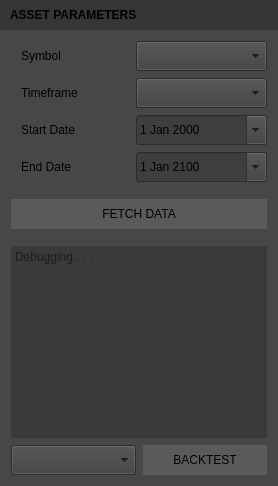
            <widget class="QWidget" name="widget_47" native="true">
             <property name="styleSheet">
              <string notr="true">QWidget	{
	background-color: rgb(71, 71, 71);
}</string>
             </property>
             <layout class="QVBoxLayout" name="verticalLayout_41">
              <property name="spacing">
               <number>0</number>
              </property>
              <property name="leftMargin">
               <number>0</number>
              </property>
              <property name="topMargin">
               <number>0</number>
              </property>
              <property name="rightMargin">
               <number>0</number>
              </property>
              <property name="bottomMargin">
               <number>0</number>
              </property>
              <item>
               <widget class="QLabel" name="label_64">
                <property name="minimumSize">
                 <size>
                  <width>0</width>
                  <height>30</height>
                 </size>
                </property>
                <property name="maximumSize">
                 <size>
                  <width>16777215</width>
                  <height>30</height>
                 </size>
                </property>
                <property name="font">
                 <font>
                  <bold>true</bold>
                 </font>
                </property>
                <property name="styleSheet">
                 <string notr="true">background-color: rgb(54, 54, 54);</string>
                </property>
                <property name="text">
                 <string>ASSET PARAMETERS</string>
                </property>
                <property name="alignment">
                 <set>Qt::AlignmentFlag::AlignLeading|Qt::AlignmentFlag::AlignLeft|Qt::AlignmentFlag::AlignVCenter</set>
                </property>
                <property name="indent">
                 <number>10</number>
                </property>
               </widget>
              </item>
              <item>
               <widget class="QWidget" name="widget_44" native="true">
                <property name="sizePolicy">
                 <sizepolicy hsizetype="Preferred" vsizetype="Fixed">
                  <horstretch>0</horstretch>
                  <verstretch>0</verstretch>
                 </sizepolicy>
                </property>
                <property name="styleSheet">
                 <string notr="true">/* Global QComboBox styles */
QComboBox {
    background-color: rgb(62, 62, 62); /* Default background color */
    padding-left: 10px; /* Space on the left */
}

/* Hover effect for QComboBox */
QComboBox:hover {
    background-color: #d0d0d0; /* Background color on hover */
}

/* Pressed (clicked) effect for QComboBox */
QComboBox:pressed {
    background-color: #b0b0b0; /* Background color when clicked */
}

/* For the popup list */
QComboBox QAbstractItemView {
    border: 1px solid #a0a0a0; /* Optional: Add border to the popup */
    selection-background-color: #0078d7; /* Background color for selected items */
    selection-color: #fff; /* Text color for selected items */
}

/* Highlighting the item when hovered in the popup */
QComboBox QAbstractItemView::item:hover {
    background-color: #0078d7; /* Background color on hover */
    color: #fff; /* Text color on hover */
}</string>
                </property>
                <layout class="QVBoxLayout" name="verticalLayout_38">
                 <property name="spacing">
                  <number>7</number>
                 </property>
                 <property name="leftMargin">
                  <number>11</number>
                 </property>
                 <property name="topMargin">
                  <number>11</number>
                 </property>
                 <property name="rightMargin">
                  <number>11</number>
                 </property>
                 <property name="bottomMargin">
                  <number>11</number>
                 </property>
                 <item>
                  <widget class="QWidget" name="widget_42" native="true">
                   <property name="maximumSize">
                    <size>
                     <width>16777215</width>
                     <height>30</height>
                    </size>
                   </property>
                   <layout class="QHBoxLayout" name="horizontalLayout_35">
                    <property name="spacing">
                     <number>0</number>
                    </property>
                    <property name="leftMargin">
                     <number>0</number>
                    </property>
                    <property name="topMargin">
                     <number>0</number>
                    </property>
                    <property name="rightMargin">
                     <number>0</number>
                    </property>
                    <property name="bottomMargin">
                     <number>0</number>
                    </property>
                    <item>
                     <widget class="QLabel" name="label_65">
                      <property name="minimumSize">
                       <size>
                        <width>125</width>
                        <height>30</height>
                       </size>
                      </property>
                      <property name="maximumSize">
                       <size>
                        <width>125</width>
                        <height>30</height>
                       </size>
                      </property>
                      <property name="text">
                       <string>Symbol</string>
                      </property>
                      <property name="indent">
                       <number>10</number>
                      </property>
                     </widget>
                    </item>
                    <item>
                     <widget class="QComboBox" name="ml_symbol_selection_Combobox">
                      <property name="minimumSize">
                       <size>
                        <width>0</width>
                        <height>30</height>
                       </size>
                      </property>
                      <property name="maximumSize">
                       <size>
                        <width>16777215</width>
                        <height>30</height>
                       </size>
                      </property>
                     </widget>
                    </item>
                   </layout>
                  </widget>
                 </item>
                 <item>
                  <widget class="QWidget" name="widget_46" native="true">
                   <property name="maximumSize">
                    <size>
                     <width>16777215</width>
                     <height>30</height>
                    </size>
                   </property>
                   <layout class="QHBoxLayout" name="horizontalLayout_36">
                    <property name="spacing">
                     <number>0</number>
                    </property>
                    <property name="leftMargin">
                     <number>0</number>
                    </property>
                    <property name="topMargin">
                     <number>0</number>
                    </property>
                    <property name="rightMargin">
                     <number>0</number>
                    </property>
                    <property name="bottomMargin">
                     <number>0</number>
                    </property>
                    <item>
                     <widget class="QLabel" name="label_66">
                      <property name="minimumSize">
                       <size>
                        <width>125</width>
                        <height>30</height>
                       </size>
                      </property>
                      <property name="maximumSize">
                       <size>
                        <width>125</width>
                        <height>30</height>
                       </size>
                      </property>
                      <property name="text">
                       <string>Timeframe</string>
                      </property>
                      <property name="indent">
                       <number>10</number>
                      </property>
                     </widget>
                    </item>
                    <item>
                     <widget class="QComboBox" name="ml_timeframe_selection_Combobox">
                      <property name="minimumSize">
                       <size>
                        <width>0</width>
                        <height>30</height>
                       </size>
                      </property>
                      <property name="maximumSize">
                       <size>
                        <width>16777215</width>
                        <height>30</height>
                       </size>
                      </property>
                     </widget>
                    </item>
                   </layout>
                  </widget>
                 </item>
                 <item>
                  <widget class="QWidget" name="widget_48" native="true">
                   <property name="minimumSize">
                    <size>
                     <width>0</width>
                     <height>30</height>
                    </size>
                   </property>
                   <property name="maximumSize">
                    <size>
                     <width>16777215</width>
                     <height>30</height>
                    </size>
                   </property>
                   <layout class="QHBoxLayout" name="horizontalLayout_37">
                    <property name="spacing">
                     <number>0</number>
                    </property>
                    <property name="leftMargin">
                     <number>0</number>
                    </property>
                    <property name="topMargin">
                     <number>0</number>
                    </property>
                    <property name="rightMargin">
                     <number>0</number>
                    </property>
                    <property name="bottomMargin">
                     <number>0</number>
                    </property>
                    <item>
                     <widget class="QLabel" name="label_67">
                      <property name="minimumSize">
                       <size>
                        <width>125</width>
                        <height>30</height>
                       </size>
                      </property>
                      <property name="maximumSize">
                       <size>
                        <width>125</width>
                        <height>30</height>
                       </size>
                      </property>
                      <property name="text">
                       <string>Start Date</string>
                      </property>
                      <property name="indent">
                       <number>10</number>
                      </property>
                     </widget>
                    </item>
                    <item>
                     <widget class="QDateEdit" name="ml_startdate_Dateedit">
                      <property name="minimumSize">
                       <size>
                        <width>0</width>
                        <height>30</height>
                       </size>
                      </property>
                      <property name="maximumSize">
                       <size>
                        <width>16777215</width>
                        <height>30</height>
                       </size>
                      </property>
                      <property name="styleSheet">
                       <string notr="true">background-color: rgb(62, 62, 62);</string>
                      </property>
                      <property name="frame">
                       <bool>true</bool>
                      </property>
                      <property name="alignment">
                       <set>Qt::AlignmentFlag::AlignLeading|Qt::AlignmentFlag::AlignLeft|Qt::AlignmentFlag::AlignVCenter</set>
                      </property>
                      <property name="dateTime">
                       <datetime>
                        <hour>16</hour>
                        <minute>0</minute>
                        <second>0</second>
                        <year>2000</year>
                        <month>1</month>
                        <day>1</day>
                       </datetime>
                      </property>
                      <property name="minimumDate">
                       <date>
                        <year>1899</year>
                        <month>12</month>
                        <day>27</day>
                       </date>
                      </property>
                      <property name="calendarPopup">
                       <bool>true</bool>
                      </property>
                      <property name="timeSpec">
                       <enum>Qt::TimeSpec::LocalTime</enum>
                      </property>
                      <property name="date">
                       <date>
                        <year>2000</year>
                        <month>1</month>
                        <day>1</day>
                       </date>
                      </property>
                     </widget>
                    </item>
                   </layout>
                  </widget>
                 </item>
                 <item>
                  <widget class="QWidget" name="widget_49" native="true">
                   <property name="minimumSize">
                    <size>
                     <width>0</width>
                     <height>30</height>
                    </size>
                   </property>
                   <property name="maximumSize">
                    <size>
                     <width>16777215</width>
                     <height>30</height>
                    </size>
                   </property>
                   <layout class="QHBoxLayout" name="horizontalLayout_38">
                    <property name="spacing">
                     <number>0</number>
                    </property>
                    <property name="leftMargin">
                     <number>0</number>
                    </property>
                    <property name="topMargin">
                     <number>0</number>
                    </property>
                    <property name="rightMargin">
                     <number>0</number>
                    </property>
                    <property name="bottomMargin">
                     <number>0</number>
                    </property>
                    <item>
                     <widget class="QLabel" name="label_68">
                      <property name="minimumSize">
                       <size>
                        <width>125</width>
                        <height>30</height>
                       </size>
                      </property>
                      <property name="maximumSize">
                       <size>
                        <width>125</width>
                        <height>30</height>
                       </size>
                      </property>
                      <property name="text">
                       <string>End Date</string>
                      </property>
                      <property name="indent">
                       <number>10</number>
                      </property>
                     </widget>
                    </item>
                    <item>
                     <widget class="QDateEdit" name="ml_enddate_Dateedit">
                      <property name="minimumSize">
                       <size>
                        <width>0</width>
                        <height>30</height>
                       </size>
                      </property>
                      <property name="maximumSize">
                       <size>
                        <width>16777215</width>
                        <height>30</height>
                       </size>
                      </property>
                      <property name="styleSheet">
                       <string notr="true">background-color: rgb(62, 62, 62);</string>
                      </property>
                      <property name="alignment">
                       <set>Qt::AlignmentFlag::AlignLeading|Qt::AlignmentFlag::AlignLeft|Qt::AlignmentFlag::AlignVCenter</set>
                      </property>
                      <property name="dateTime">
                       <datetime>
                        <hour>16</hour>
                        <minute>0</minute>
                        <second>0</second>
                        <year>2100</year>
                        <month>1</month>
                        <day>1</day>
                       </datetime>
                      </property>
                      <property name="calendarPopup">
                       <bool>true</bool>
                      </property>
                      <property name="timeSpec">
                       <enum>Qt::TimeSpec::LocalTime</enum>
                      </property>
                      <property name="date">
                       <date>
                        <year>2100</year>
                        <month>1</month>
                        <day>1</day>
                       </date>
                      </property>
                     </widget>
                    </item>
                   </layout>
                  </widget>
                 </item>
                 <item>
                  <spacer name="verticalSpacer_13">
                   <property name="orientation">
                    <enum>Qt::Orientation::Vertical</enum>
                   </property>
                   <property name="sizeType">
                    <enum>QSizePolicy::Policy::Fixed</enum>
                   </property>
                   <property name="sizeHint" stdset="0">
                    <size>
                     <width>20</width>
                     <height>10</height>
                    </size>
                   </property>
                  </spacer>
                 </item>
                 <item>
                  <widget class="QPushButton" name="ml_fetchdata_Button">
                   <property name="minimumSize">
                    <size>
                     <width>0</width>
                     <height>30</height>
                    </size>
                   </property>
                   <property name="maximumSize">
                    <size>
                     <width>16777215</width>
                     <height>30</height>
                    </size>
                   </property>
                   <property name="styleSheet">
                    <string notr="true">QPushButton {
    border: none;  /* Removes the border */
    background-color: rgb(90, 90, 90);  /* Default background color */
}

QPushButton:hover {
    background-color: rgb(80, 80, 80);  /* Background color when hovered */
}

QPushButton:pressed {
    background-color: #353535;  /* Background color when pressed */
}</string>
                   </property>
                   <property name="text">
                    <string>FETCH DATA</string>
                   </property>
                  </widget>
                 </item>
                 <item>
                  <spacer name="verticalSpacer_16">
                   <property name="orientation">
                    <enum>Qt::Orientation::Vertical</enum>
                   </property>
                   <property name="sizeType">
                    <enum>QSizePolicy::Policy::Fixed</enum>
                   </property>
                   <property name="sizeHint" stdset="0">
                    <size>
                     <width>20</width>
                     <height>10</height>
                    </size>
                   </property>
                  </spacer>
                 </item>
                 <item>
                  <widget class="QPlainTextEdit" name="ml_debug_Textedit">
                   <property name="styleSheet">
                    <string notr="true">background-color: rgb(58, 58, 58);</string>
                   </property>
                   <property name="frameShape">
                    <enum>QFrame::Shape::NoFrame</enum>
                   </property>
                   <property name="frameShadow">
                    <enum>QFrame::Shadow::Plain</enum>
                   </property>
                   <property name="lineWrapMode">
                    <enum>QPlainTextEdit::LineWrapMode::NoWrap</enum>
                   </property>
                   <property name="readOnly">
                    <bool>true</bool>
                   </property>
                   <property name="placeholderText">
                    <string>Debugging . . .</string>
                   </property>
                  </widget>
                 </item>
                 <item>
                  <widget class="QWidget" name="widget_59" native="true">
                   <property name="minimumSize">
                    <size>
                     <width>0</width>
                     <height>30</height>
                    </size>
                   </property>
                   <property name="maximumSize">
                    <size>
                     <width>16777215</width>
                     <height>30</height>
                    </size>
                   </property>
                   <layout class="QHBoxLayout" name="horizontalLayout_43">
                    <property name="spacing">
                     <number>7</number>
                    </property>
                    <property name="leftMargin">
                     <number>0</number>
                    </property>
                    <property name="topMargin">
                     <number>0</number>
                    </property>
                    <property name="rightMargin">
                     <number>0</number>
                    </property>
                    <property name="bottomMargin">
                     <number>0</number>
                    </property>
                    <item>
                     <widget class="QComboBox" name="ml_backtest_selection_Combobox">
                      <property name="minimumSize">
                       <size>
                        <width>0</width>
                        <height>30</height>
                       </size>
                      </property>
                      <property name="maximumSize">
                       <size>
                        <width>16777215</width>
                        <height>30</height>
                       </size>
                      </property>
                     </widget>
                    </item>
                    <item>
                     <widget class="QPushButton" name="ml_backtest_Button">
                      <property name="minimumSize">
                       <size>
                        <width>0</width>
                        <height>30</height>
                       </size>
                      </property>
                      <property name="maximumSize">
                       <size>
                        <width>16777215</width>
                        <height>30</height>
                       </size>
                      </property>
                      <property name="styleSheet">
                       <string notr="true">QPushButton {
    border: none;  /* Removes the border */
    background-color: rgb(90, 90, 90);  /* Default background color */
}

QPushButton:hover {
    background-color: rgb(80, 80, 80);  /* Background color when hovered */
}

QPushButton:pressed {
    background-color: #353535;  /* Background color when pressed */
}</string>
                      </property>
                      <property name="text">
                       <string>BACKTEST</string>
                      </property>
                     </widget>
                    </item>
                   </layout>
                  </widget>
                 </item>
                </layout>
               </widget>
              </item>
             </layout>
            </widget>
